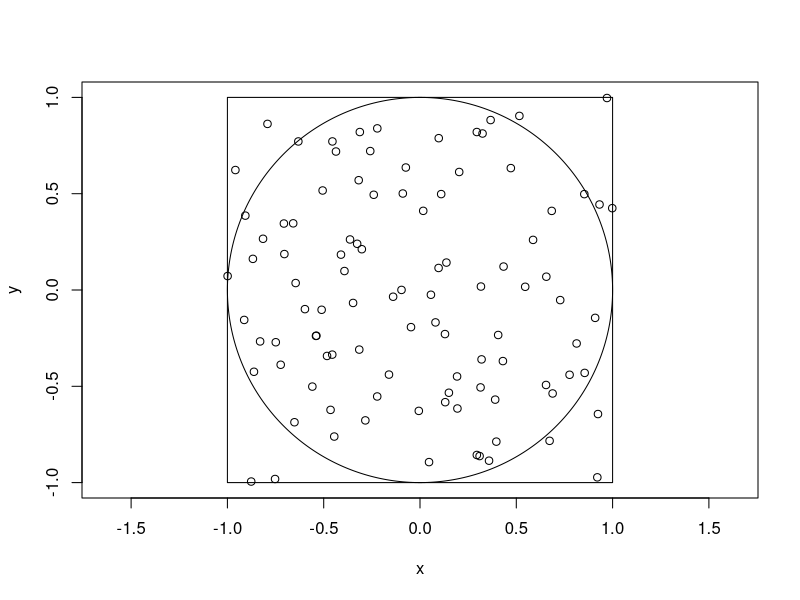

Generate this figure with R:
magnitude = function(x, y) {
  stopifnot(isTRUE(all.equal(length(x),length(y))))
  return (sqrt(x^2 + y^2))
}
library("plotrix")
monte.carlo.pi<-function(n,draw=FALSE)
{
  circle.points<-0
  square.points<-0
  x<-runif(n,-1,1)
  y<-runif(n,-1,1)
  for (i in 1:n)
  {
    #if ((x[i])^2 + (y[i])^2 <=1)
    if (magnitude(x[i],y[i])<=1)
    {
      circle.points<-circle.points+1
      square.points<-square.points+1
    } else
    {
      square.points<-square.points+1
    }
  }
  if (draw==TRUE)
  {
    plot.new()
    frame()
    plot(x,y,asp=1,xlim=c(-1,1),ylim=c(-1,1))
    draw.circle(0,0,1,nv=1000,border=NULL,col=NA,lty=1,lwd=1)
    rect(-1,-1,1,1)
    return(4*circle.points / square.points)
  }
}

monte.carlo.pi(100,T)
